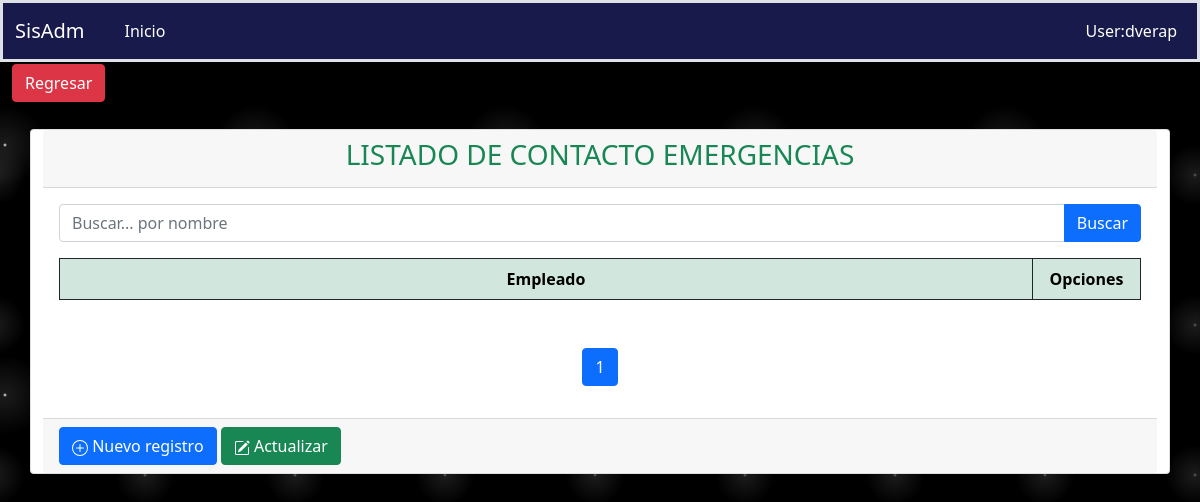
/fichaPersonal/contactoEmergencia, run on an earlier commit of the app's database.
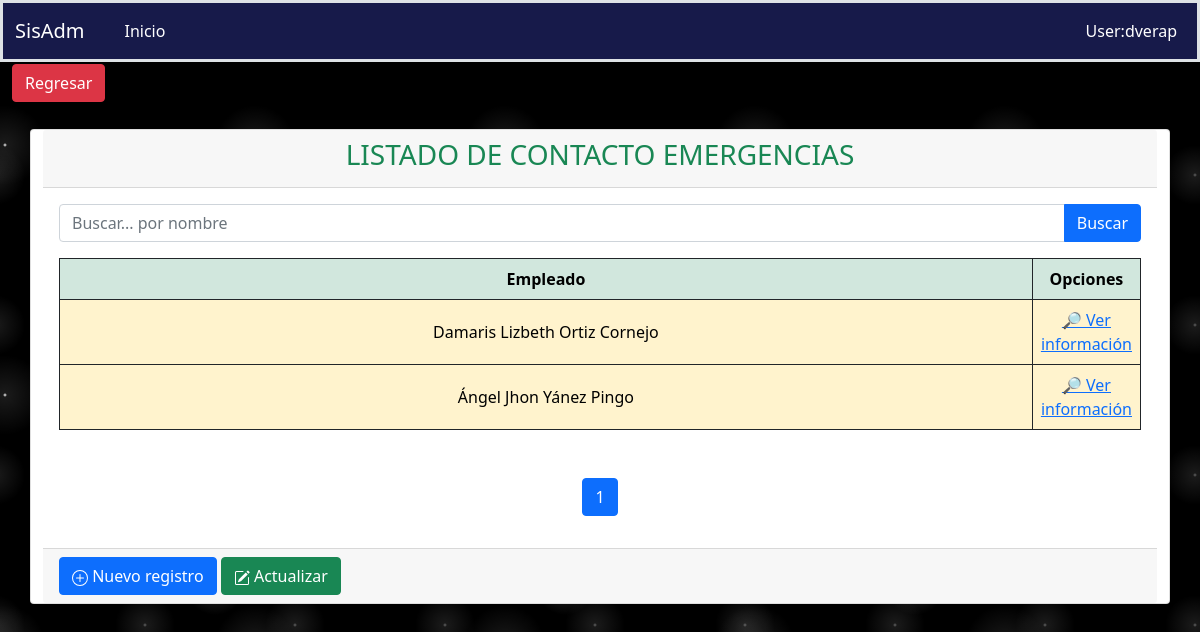
And on a later commit of the database.
### aplicaciones/ficha_personal/models.py (models this page shows, shortened)
class Empleado(Base):
    nombres = models.CharField(max_length=200)
    cedula = models.CharField(max_length=10, unique=True)
    fecha_nacimiento = models.DateField(blank=True, null=True)
    genero = models.CharField(max_length=1, choices=GENERO, default=GENERO[0][0], blank=True, null=True)
    pais = models.ForeignKey(Pais, on_delete=models.PROTECT, blank=True, null=True)
    provincia = models.ForeignKey(Provincia, on_delete=models.PROTECT, blank=True, null=True)
    ciudad = models.ForeignKey(Ciudad, on_delete=models.PROTECT, blank=True, null=True)
    estado_civil = models.CharField(max_length=1, choices=ESTADO_CIVIL, default=ESTADO_CIVIL[0][0], blank=True,null=True)
    email = models.CharField(max_length=100, unique=True)
    direccion = models.TextField(blank=True, null=True, verbose_name='Dirección')
    telefonos = models.CharField(max_length=50, blank=True, null=True)
    fecha_IESS = models.DateField(blank=True, null=True)
    tipo_Contrato = models.CharField(max_length=2, choices=TIPO_CONTRATO, default=TIPO_CONTRATO[0][0], blank=True,null=True)
    fecha_Ingreso = models.DateField(blank=True, null=True)
    foto = models.ImageField(upload_to='fichaPersonal/empleados', blank=True, null=True)
    cargo = models.ForeignKey(Cargo, on_delete=models.PROTECT,blank=True, null=True)
    departamento = models.ForeignKey(Departamento, on_delete=models.PROTECT,blank=True, null=True)
    estado = models.BooleanField(default=True)
    contacEmergencia = models.ForeignKey(ContactoEmergencias, on_delete=models.PROTECT,blank=True, null=True)
    infoAcademica = models.ForeignKey(InfoAcademica, on_delete=models.PROTECT,blank=True, null=True)
    capacitaciones = models.ForeignKey(Capacitaciones, on_delete=models.PROTECT,blank=True, null=True)
    class Meta:
        verbose_name = "Empleado"
        verbose_name_plural = "Empleados"
        ordering = ('id',)

### aplicaciones/ficha_personal/views/ContactoEmergencia/views.py (the view)
# urls.py: path('contactoEmergencia', ContactoEmergenciaListView.as_view(), name='contactoEmergencia'),
class ContactoEmergenciaListView(ListView):
    template_name = "ContactoEmergencia/listContactoEmergencia.html"
    context_object_name = 'contactoEmergencia'
    model = Empleado
    paginate_by = 3
    def get_queryset(self):
        query = self.request.GET.get("query")
        print(query)
        if query:
            return self.model.objects.filter(nombres__incontains=query)
        else:
            return self.model.objects.all()
    def get_context_data(self, **kwargs):
        context = super().get_context_data(**kwargs)
        context['url_anterior'] = '/fichaPersonal/fichaPersonal'
        context['listar_url']= '/contactoEmergencia',
        context['crear_url'] = '/fichaPersonal/crearcontactoEmergencias/'
        context['titulo'] = 'LISTADO DE CONTACTO EMERGENCIAS'
        context['query'] = self.request.GET.get("query") or ""
        return context

### aplicaciones/ficha_personal/templates/ContactoEmergencia/listContactoEmergencia.html (shortened to what this page needs)
{% extends 'consulta.html' %}
{% load static %}
{% block search %}
    <form action="{% url 'ficha_Personal:contactoEmergencia' %}" method="GET">
      <div class="input-group mb-3">
        <input type="text" name="query" value="{{ query }}" class="form-control" placeholder="Buscar... por nombre" id="idInputSearch" aria-describedby="basic-addon2"/>
        <button type="submit" class="btn btn-primary mr-1" id="idSearchSp">Buscar</button>
      </div>
    </form>
{% endblock %}
{% block columns %}
    <thead>
        <tr class="align-middle table-success text-center table-bordered border-dark">
            <th scope="col" style="width: 25px;">Empleado</th>
            <th scope="col" style="width: 10%;">Opciones</th>
        </tr>
    </thead>
{% endblock %}
{% block rows %}
    {% for emp in contactoEmergencia %}
        <tbody>
            <tr class="align-middle table-warning text-center table-bordered border-dark">
                <td>{{ emp.nombres }}</td>
                <td class="acciones">
                    <a href="{% url 'ficha_Personal:registroContactoEmergencia' emp.id %}">🔎️ Ver información</a>
                </td>
            </tr>
        </tbody>
    {% endfor %}
{% endblock %}

What changed in the data, as far as the page shows it:
added Empleado: nombres "Damaris Lizbeth Ortiz Cornejo"
added Empleado: nombres "Ángel Jhon Yánez Pingo"
